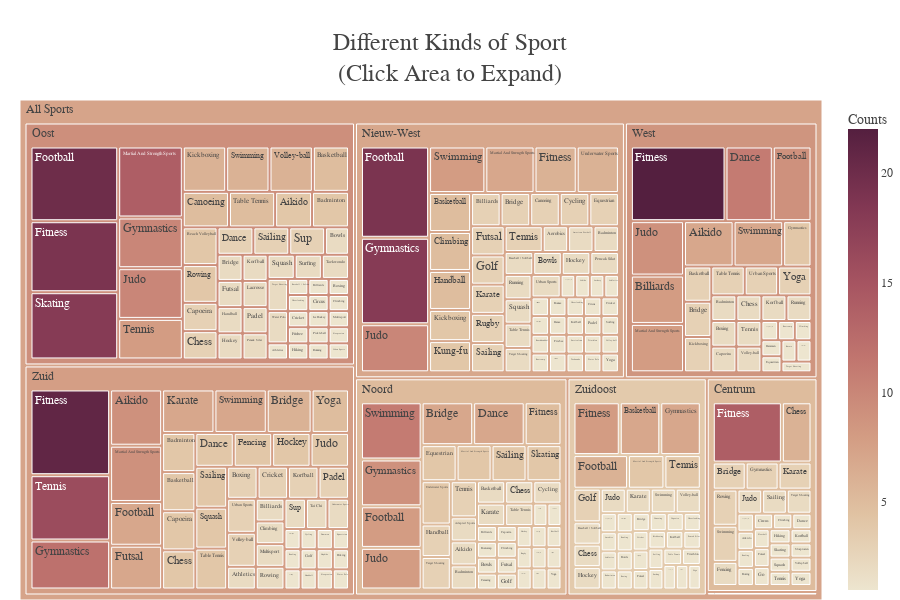

This figure's notebook cell:
### Markdown cell above
> - **Available color scales:**
aggrnyl     agsunset    blackbody   bluered     blues       blugrn      bluyl       brwnyl
bugn        bupu        burg        burgyl      cividis     darkmint    electric    emrld
gnbu        greens      greys       hot         inferno     jet         magenta     magma
mint        orrd        oranges     oryel       peach       pinkyl      plasma      plotly3
pubu        pubugn      purd        purp        purples     purpor      rainbow     rdbu
rdpu        redor       reds        sunset      sunsetdark  teal        tealgrn     turbo
viridis     ylgn        ylgnbu      ylorbr      ylorrd      algae       amp         deep
dense       gray        haline      ice         matter      solar       speed       tempo
thermal     turbid      armyrose    brbg        earth       fall        geyser      prgn
piyg        picnic      portland    puor        rdgy        rdylbu      rdylgn      spectral
tealrose    temps       tropic      balance     curl        delta       oxy         edge
hsv         icefire     phase       twilight    mrybm       mygbm

### Code cell
import plotly.express as px
import plotly.graph_objects as go

import numpy as np

sport_template = dict(
    layout = go.Layout(font=dict(
                            family="Old Standard TT",
                            ),
                       paper_bgcolor="white",
                       margin=dict(l=0, t=100, b=0, r=0,pad=100),
                       hoverlabel=dict(
                                   bordercolor="black",
                                   bgcolor ="white",
#                                    font_size=15,
                                   font_family="Rockwell"),
                       title=dict(xanchor="center",
                                  yanchor="top",
                                  yref="container",
                                  font_size=24),
                       coloraxis_colorbar=dict(
                                  outlinewidth = 0)
                      ))


fig = px.treemap(df,
                 path = ["All", 'Stadsdeel',"Sport_en"],
                 color = "sport_count_in_district",
                 color_continuous_scale="brwnyl",
#                  color_continuous_scale="earth",
                 range_color = [1, 22],
                 hover_name = "Sport_en",
                 color_continuous_midpoint=np.average(df["sport_count_in_district"]),
                 maxdepth=3
                )

fig.update_traces(go.Treemap(
    textinfo = "label",
    hovertemplate = "%{label}<br>Count: %{value}",
    outsidetextfont = {"size": 20, "color": "darkblue"},
#     hovertemplate = "%{label}"
)
                 )

fig.update_layout(
    title = dict(
        text = "Different Kinds of Sport<br>(Click Area to Expand)",
        pad=dict(b=100)),
    coloraxis_colorbar=dict(
        title="Counts",
    ),
    margin=dict(l=20, t=100),

    template=sport_template,
    height=600
)

fig.show()

### Figure 1 — Plotly figure (JSON) as saved in the notebook; plotly's stock layout.template omitted (floating-point values rounded to 4 significant figures; data arrays with more than 128 entries replaced by an {"elided": "..."} marker saying what was removed)
{"data": [{"branchvalues": "total", "customdata": {"elided": "310x1 float values"}, "domain": {"x": [0, 1], "y": [0, 1]}, "hovertemplate": "%{label}<br>Count: %{value}", "hovertext": {"elided": "310 str values"}, "ids": {"elided": "310 str values"}, "labels": {"elided": "310 str values"}, "marker": {"coloraxis": "coloraxis", "colors": {"elided": "310 float values"}}, "maxdepth": 3, "name": "", "outsidetextfont": {"color": "darkblue", "size": 20}, "parents": {"elided": "310 str values"}, "textinfo": "label", "type": "treemap", "values": {"elided": "310 int values"}}], "layout": {"coloraxis": {"cmax": 22, "cmid": 7.248, "cmin": 1, "colorbar": {"title": {"text": "Counts"}}, "colorscale": [[0, "rgb(237, 229, 207)"], [0.1667, "rgb(224, 194, 162)"], [0.3333, "rgb(211, 156, 131)"], [0.5, "rgb(193, 118, 111)"], [0.6667, "rgb(166, 84, 97)"], [0.8333, "rgb(129, 55, 83)"], [1, "rgb(84, 31, 63)"]]}, "height": 600, "legend": {"tracegroupgap": 0}, "margin": {"l": 20, "t": 100}, "title": {"pad": {"b": 100}, "text": "Different Kinds of Sport<br>(Click Area to Expand)"}}}
